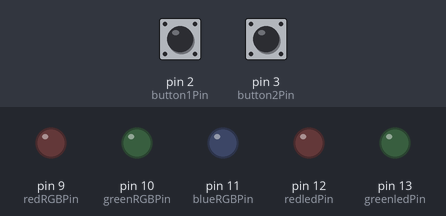
Simulated run of this sketch. Board: Arduino Uno, built with avr-gcc and run on an emulated ATmega328P. On the bench: output pins drawn as LEDs (lit = HIGH). Inputs (shaded band) come from the test bench; at power-on: pin 2 (button1Pin) LOW, pin 3 (button2Pin) LOW.

Above: at 1.2 s.
1.3 s: pin 2 (button1Pin) pulled HIGH for 1 s
At 3.4 s:
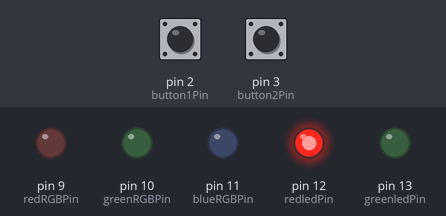
4.0 s: pin 2 (button1Pin) pulled HIGH for 0.15 s
At 4.7 s:
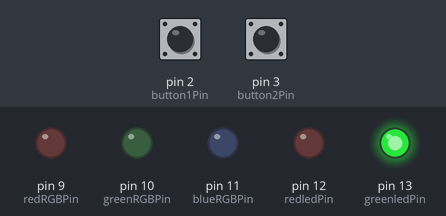
5.8 s: pin 3 (button2Pin) pulled HIGH for 0.15 s
At 8.8 s:
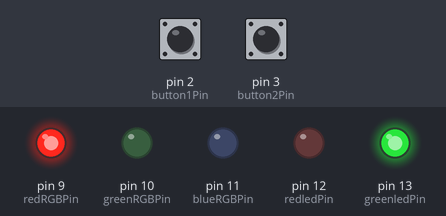
8.9 s: pin 2 (button1Pin) pulled HIGH for 3.2 s
At 10.0 s:
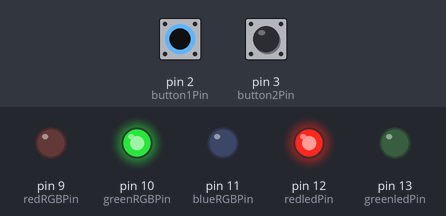
Timing chart, 0 to 13.7 s (numbered marks = the images above; inputs shaded):
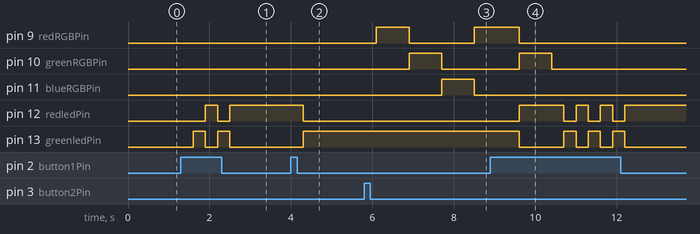

Measured:
- after the input at 1.3 s, pin 12 (redledPin): LOW → HIGH after 0.60 s, → LOW 0.30 s later, → HIGH 0.30 s later; pin 13 (greenledPin): alternates HIGH for 0.30 s and LOW for 0.30 s, 4 changes in all, then stays LOW, starting after 0.30 s
- after the input at 4.0 s, pin 12 (redledPin): HIGH → LOW after 0.30 s; pin 13 (greenledPin): LOW → HIGH after 0.30 s
- after the input at 5.8 s, pin 9 (redRGBPin): LOW → HIGH after 0.30 s, → LOW 0.80 s later, → HIGH 1.6 s later; pin 10 (greenRGBPin): LOW → HIGH after 1.1 s, → LOW 0.80 s later; pin 11 (blueRGBPin): LOW → HIGH after 1.9 s, → LOW 0.80 s later
- after the input at 8.9 s, pin 11 (blueRGBPin): stops changing and stays LOW; pin 12 (redledPin): LOW → HIGH after 0.70 s, then repeats every 0.60 s: LOW 0.30 s, HIGH 0.30 s, until it stays HIGH from 12.2 s; pin 13 (greenledPin): HIGH → LOW after 0.70 s, then repeats every 0.60 s: HIGH 0.30 s, LOW 0.30 s, until it stays LOW from 12.2 s

The sketch:

Code2.ino
```cpp
// Name: Aarsh Parimal Patel
// Student ID: 200520260
// Date: 15th June 2022
// Lab-5

// adding items
int button1Pin = 2;
int button2Pin = 3;
int redRGBPin = 9;
int greenRGBPin = 10;
int blueRGBPin = 11;
int greenledPin = 13;
int redledPin = 12;
int start1 = 0;
int start2 = 0;

// setup runs only once
void setup()
{
    // adding pinMode for each item
    pinMode(button1Pin, INPUT);
    pinMode(button2Pin, INPUT);
    pinMode(redRGBPin, OUTPUT);
    pinMode(greenRGBPin, OUTPUT);
    pinMode(blueRGBPin, OUTPUT);
    pinMode(greenledPin, OUTPUT);
    pinMode(redledPin, OUTPUT);
}

// loop function runs forever
// it works as a container for levels
void loop()
{
    level4();
}

// level4: Adding a green and red LED to the circuit with the RGB LED. Include 2 buttons. The first
// button will toggle between the red and green LED. If the green LED is on when you hit button 2
// the RGB will start cycling through the 3 colours. If the 2nd button is pressed the RGB lights stop.
// If the 1st button is pressed the RGB stops AND the green LED turn off and the red LED turns
// ON. If the red LED is on, nothing happens when you press the 2nd button

void level4()
{
    // adding if statements
    if (digitalRead(button1Pin) == HIGH)
    {
        if (start1 == 0)
        {
            start1 = 1;
            delay(300);
        }
        else if (start1 == 1)
        {
            start1 = 2;
            delay(300);
        }
        else if (start1 == 2)
        {
            start1 = 1;
            delay(300);
        }
        if (start1 == 0)
        {
            digitalWrite(greenledPin, LOW);
            digitalWrite(redledPin, LOW);
        }
        if (start1 == 1)
        {
            digitalWrite(greenledPin, HIGH);
            digitalWrite(redledPin, LOW);
        }
        if (start1 == 2)
        {
            digitalWrite(greenledPin, LOW);
            digitalWrite(redledPin, HIGH);
        }
    }

    // adding if statements

    if (digitalRead(button2Pin) == HIGH)
    {
        if (start1 == 1)
        {
            if (start2 == 0)
            {
                start2 = 1;
            }
            else if (start2 == 1)
            {
                start2 = 0;
            }
            else if (start2 == 2)
            {
                start2 = 0;
            }
            else if (start2 == 3)
            {
                start2 = 0;
            }

            delay(300);
        }
    }

    if (start2 == 1)
    {
        digitalWrite(redRGBPin, HIGH);
        digitalWrite(greenRGBPin, LOW);
        digitalWrite(blueRGBPin, LOW);
        delay(500);
    }

    else if (start2 == 2)
    {
        digitalWrite(redRGBPin, LOW);
        digitalWrite(greenRGBPin, HIGH);
        digitalWrite(blueRGBPin, LOW);
        delay(500);
    }

    else if (start2 == 3)
    {
        digitalWrite(redRGBPin, LOW);
        digitalWrite(greenRGBPin, LOW);
        digitalWrite(blueRGBPin, HIGH);
        delay(500);
    }

    if (start2 == 1)
    {
        start2 = 2;
        delay(300);
    }
    else if (start2 == 2)
    {
        start2 = 3;
        delay(300);
    }
    else if (start2 == 3)
    {
        start2 = 1;
        delay(300);
    }

    if (start1 == 2)
    {
        start2 = 0;
    }
    if (start2 == 0)
    {
        digitalWrite(redRGBPin, LOW); // all lights off
        digitalWrite(greenRGBPin, LOW);
        digitalWrite(blueRGBPin, LOW);
    } // end of if statement

} // end of level4
```
